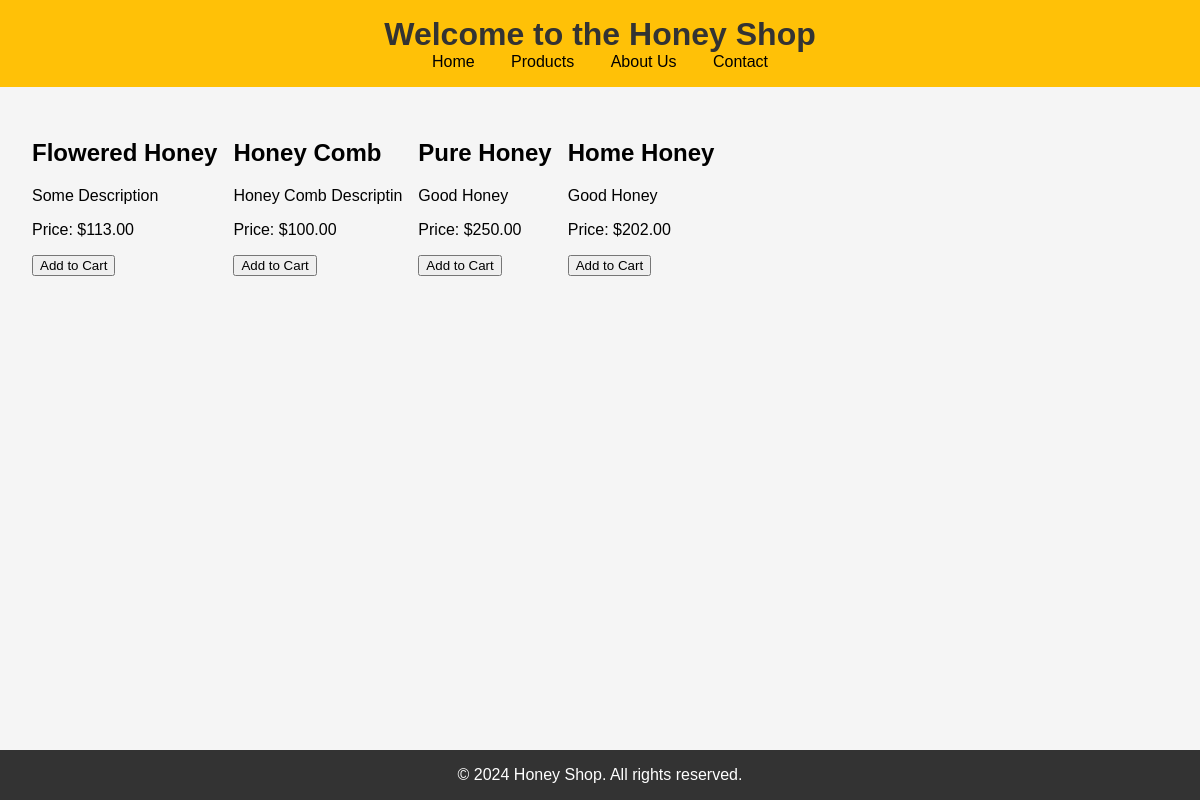
Screenshot of /products/ with the database file from the repository.
### main/models.py (models this page shows, shortened)
class Goods(models.Model):
    goods_title = models.CharField(max_length=155)
    description = models.TextField(max_length=255)
    price = models.DecimalField(max_digits=10, decimal_places=2)
    time_create = models.DateTimeField(auto_now_add=True)
    time_update = models.DateTimeField(auto_now=True)
    is_published = models.BooleanField(default=True)
    class Meta:
        verbose_name = 'Goods'
        verbose_name_plural = 'Goods'

### main/views.py (the view)
# urls.py: path('products/', products, name='products'),
def products(request):
    goods = Goods.objects.all()
    return render(request, 'main/products.html', {'goods': goods})

### main/templates/main/products.html (shortened to what this page needs)
{% extends "main/base.html" %}
{% block main %}
<main>
    <section class="product-list">
        {% for product in goods %}
        <article class='product'>
            <h2>{{ product.goods_title }}</h2>
            <p>{{ product.description }}</p>
            <p>Price: ${{ product.price }}</p>
            <button>Add to Cart</button>
        </article>
        {% endfor %}
    </section>
</main>
{% endblock %}

### main/templates/main/base.html (shortened to what this page needs)
{% load static %}
<!DOCTYPE html>
<html lang="en">
<head>
    <link rel="stylesheet" href="{% static 'main/css/styles.css' %}">
</head>
<body>
    {% block header %}
    <header>
        <h1>Welcome to the Honey Shop</h1>
        <nav>
            <ul>
                <li><a href="{% url 'home_page' %}">Home</a></li>
                <li><a href="{% url 'products' %}">Products</a></li>
                <li><a href="{% url 'about_us' %}">About Us</a></li>
                <li><a href="#">Contact</a></li>
            </ul>
        </nav>
    </header>
    {% endblock %}
    {% block main %}
    {% endblock %}
    {% block footer %}
    <footer>
        <p>&copy; 2024 Honey Shop. All rights reserved.</p>
    </footer>
    {% endblock %}
</body>
</html>

### main/static/main/css/styles.css (style rules this page uses)
body { font-family: Arial, sans-serif; margin: 0; padding: 0; background-color: #f5f5f5; display: flex; flex-direction: column; min-height: 100vh; }
header { background-color: #ffc107; padding: 1em; text-align: center; }
header h1 { margin: 0; color: #333; }
nav ul { list-style-type: none; padding: 0; margin: 0; }
nav ul li { display: inline; margin: 0 1em; }
nav ul li a { text-decoration: none; color: #000; }
main { flex: 1; padding: 2em; }
.product-list { display: flex; flex-wrap: wrap; gap: 1em; }
footer { background-color: #333; color: #fff; text-align: center; padding: 1em; margin-top: auto; }
footer p { margin: 0; }

### rows the page displays
Goods: goods_title "Flowered Honey", description "Some Description", price "113.00"
Goods: goods_title "Honey Comb", description "Honey Comb Descriptin", price "100.00"
Goods: goods_title "Pure Honey", description "Good Honey", price "250.00"
Goods: goods_title "Home Honey", description "Good Honey", price "202.00"
